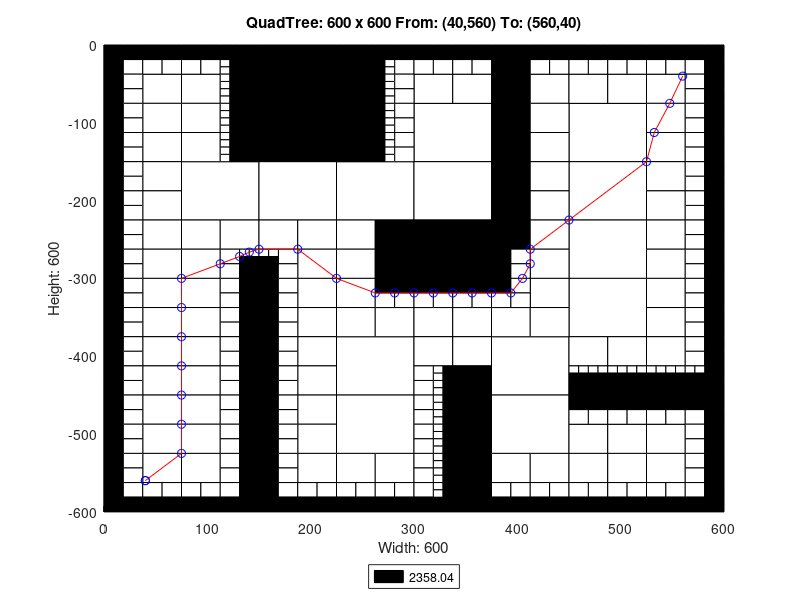

MATLAB code for this plot:
axis([0 600 -600 0]);
title('QuadTree: 600 x 600 From: (40,560) To: (560,40)');
xlabel('Width: 600');
ylabel('Height: 600');
rectangle('Position',[150 -75 75 75], 'FaceColor',[0 0 0]);
rectangle('Position',[150 -150 75 75], 'FaceColor',[0 0 0]);
rectangle('Position',[75 -225 75 75], 'FaceColor',[1 1 1]);
rectangle('Position',[150 -225 75 75], 'FaceColor',[1 1 1]);
rectangle('Position',[225 -225 75 75], 'FaceColor',[1 1 1]);
rectangle('Position',[300 -150 75 75], 'FaceColor',[1 1 1]);
rectangle('Position',[450 -150 75 75], 'FaceColor',[1 1 1]);
rectangle('Position',[300 -225 75 75], 'FaceColor',[1 1 1]);
rectangle('Position',[300 -300 75 75], 'FaceColor',[0 0 0]);
rectangle('Position',[450 -225 75 75], 'FaceColor',[1 1 1]);
rectangle('Position',[450 -300 75 75], 'FaceColor',[1 1 1]);
rectangle('Position',[225 -450 75 75], 'FaceColor',[1 1 1]);
rectangle('Position',[225 -525 75 75], 'FaceColor',[1 1 1]);
rectangle('Position',[375 -450 75 75], 'FaceColor',[1 1 1]);
rectangle('Position',[450 -375 75 75], 'FaceColor',[1 1 1]);
rectangle('Position',[375 -525 75 75], 'FaceColor',[1 1 1]);
rectangle('Position',[37.5 -75 37.5 37.5], 'FaceColor',[1 1 1]);
rectangle('Position',[75 -75 37.5 37.5], 'FaceColor',[1 1 1]);
rectangle('Position',[37.5 -112.5 37.5 37.5], 'FaceColor',[1 1 1]);
rectangle('Position',[37.5 -150 37.5 37.5], 'FaceColor',[1 1 1]);
rectangle('Position',[75 -112.5 37.5 37.5], 'FaceColor',[1 1 1]);
rectangle('Position',[75 -150 37.5 37.5], 'FaceColor',[1 1 1]);
rectangle('Position',[225 -37.5 37.5 37.5], 'FaceColor',[0 0 0]);
rectangle('Position',[225 -75 37.5 37.5], 'FaceColor',[0 0 0]);
rectangle('Position',[225 -112.5 37.5 37.5], 'FaceColor',[0 0 0]);
rectangle('Position',[225 -150 37.5 37.5], 'FaceColor',[0 0 0]);
rectangle('Position',[37.5 -187.5 37.5 37.5], 'FaceColor',[1 1 1]);
rectangle('Position',[37.5 -225 37.5 37.5], 'FaceColor',[1 1 1]);
rectangle('Position',[37.5 -262.5 37.5 37.5], 'FaceColor',[1 1 1]);
rectangle('Position',[37.5 -300 37.5 37.5], 'FaceColor',[1 1 1]);
rectangle('Position',[75 -262.5 37.5 37.5], 'FaceColor',[1 1 1]);
rectangle('Position',[112.5 -262.5 37.5 37.5], 'FaceColor',[1 1 1]);
rectangle('Position',[75 -300 37.5 37.5], 'FaceColor',[1 1 1]);
rectangle('Position',[150 -262.5 37.5 37.5], 'FaceColor',[1 1 1]);
rectangle('Position',[187.5 -262.5 37.5 37.5], 'FaceColor',[1 1 1]);
rectangle('Position',[187.5 -300 37.5 37.5], 'FaceColor',[1 1 1]);
rectangle('Position',[225 -262.5 37.5 37.5], 'FaceColor',[1 1 1]);
rectangle('Position',[262.5 -262.5 37.5 37.5], 'FaceColor',[0 0 0]);
rectangle('Position',[225 -300 37.5 37.5], 'FaceColor',[1 1 1]);
rectangle('Position',[262.5 -300 37.5 37.5], 'FaceColor',[0 0 0]);
rectangle('Position',[300 -75 37.5 37.5], 'FaceColor',[1 1 1]);
rectangle('Position',[337.5 -75 37.5 37.5], 'FaceColor',[1 1 1]);
rectangle('Position',[375 -37.5 37.5 37.5], 'FaceColor',[0 0 0]);
rectangle('Position',[375 -75 37.5 37.5], 'FaceColor',[0 0 0]);
rectangle('Position',[412.5 -75 37.5 37.5], 'FaceColor',[1 1 1]);
rectangle('Position',[375 -112.5 37.5 37.5], 'FaceColor',[0 0 0]);
rectangle('Position',[412.5 -112.5 37.5 37.5], 'FaceColor',[1 1 1]);
rectangle('Position',[375 -150 37.5 37.5], 'FaceColor',[0 0 0]);
rectangle('Position',[412.5 -150 37.5 37.5], 'FaceColor',[1 1 1]);
rectangle('Position',[450 -75 37.5 37.5], 'FaceColor',[1 1 1]);
rectangle('Position',[487.5 -75 37.5 37.5], 'FaceColor',[1 1 1]);
rectangle('Position',[525 -75 37.5 37.5], 'FaceColor',[1 1 1]);
rectangle('Position',[525 -112.5 37.5 37.5], 'FaceColor',[1 1 1]);
rectangle('Position',[525 -150 37.5 37.5], 'FaceColor',[1 1 1]);
rectangle('Position',[375 -187.5 37.5 37.5], 'FaceColor',[0 0 0]);
rectangle('Position',[412.5 -187.5 37.5 37.5], 'FaceColor',[1 1 1]);
rectangle('Position',[375 -225 37.5 37.5], 'FaceColor',[0 0 0]);
rectangle('Position',[412.5 -225 37.5 37.5], 'FaceColor',[1 1 1]);
rectangle('Position',[375 -262.5 37.5 37.5], 'FaceColor',[0 0 0]);
rectangle('Position',[412.5 -262.5 37.5 37.5], 'FaceColor',[1 1 1]);
rectangle('Position',[412.5 -300 37.5 37.5], 'FaceColor',[1 1 1]);
rectangle('Position',[525 -187.5 37.5 37.5], 'FaceColor',[1 1 1]);
rectangle('Position',[525 -225 37.5 37.5], 'FaceColor',[1 1 1]);
rectangle('Position',[525 -262.5 37.5 37.5], 'FaceColor',[1 1 1]);
rectangle('Position',[525 -300 37.5 37.5], 'FaceColor',[1 1 1]);
rectangle('Position',[37.5 -337.5 37.5 37.5], 'FaceColor',[1 1 1]);
rectangle('Position',[37.5 -375 37.5 37.5], 'FaceColor',[1 1 1]);
rectangle('Position',[75 -337.5 37.5 37.5], 'FaceColor',[1 1 1]);
rectangle('Position',[75 -375 37.5 37.5], 'FaceColor',[1 1 1]);
rectangle('Position',[37.5 -412.5 37.5 37.5], 'FaceColor',[1 1 1]);
rectangle('Position',[37.5 -450 37.5 37.5], 'FaceColor',[1 1 1]);
rectangle('Position',[75 -412.5 37.5 37.5], 'FaceColor',[1 1 1]);
rectangle('Position',[75 -450 37.5 37.5], 'FaceColor',[1 1 1]);
rectangle('Position',[187.5 -337.5 37.5 37.5], 'FaceColor',[1 1 1]);
rectangle('Position',[187.5 -375 37.5 37.5], 'FaceColor',[1 1 1]);
rectangle('Position',[225 -337.5 37.5 37.5], 'FaceColor',[1 1 1]);
rectangle('Position',[225 -375 37.5 37.5], 'FaceColor',[1 1 1]);
rectangle('Position',[262.5 -375 37.5 37.5], 'FaceColor',[1 1 1]);
rectangle('Position',[187.5 -412.5 37.5 37.5], 'FaceColor',[1 1 1]);
rectangle('Position',[187.5 -450 37.5 37.5], 'FaceColor',[1 1 1]);
rectangle('Position',[37.5 -487.5 37.5 37.5], 'FaceColor',[1 1 1]);
rectangle('Position',[37.5 -525 37.5 37.5], 'FaceColor',[1 1 1]);
rectangle('Position',[75 -487.5 37.5 37.5], 'FaceColor',[1 1 1]);
rectangle('Position',[75 -525 37.5 37.5], 'FaceColor',[1 1 1]);
rectangle('Position',[37.5 -562.5 37.5 37.5], 'FaceColor',[1 1 1]);
rectangle('Position',[75 -562.5 37.5 37.5], 'FaceColor',[1 1 1]);
rectangle('Position',[187.5 -487.5 37.5 37.5], 'FaceColor',[1 1 1]);
rectangle('Position',[187.5 -525 37.5 37.5], 'FaceColor',[1 1 1]);
rectangle('Position',[187.5 -562.5 37.5 37.5], 'FaceColor',[1 1 1]);
rectangle('Position',[225 -562.5 37.5 37.5], 'FaceColor',[1 1 1]);
rectangle('Position',[262.5 -562.5 37.5 37.5], 'FaceColor',[1 1 1]);
rectangle('Position',[300 -375 37.5 37.5], 'FaceColor',[1 1 1]);
rectangle('Position',[337.5 -375 37.5 37.5], 'FaceColor',[1 1 1]);
rectangle('Position',[412.5 -337.5 37.5 37.5], 'FaceColor',[1 1 1]);
rectangle('Position',[375 -375 37.5 37.5], 'FaceColor',[1 1 1]);
rectangle('Position',[412.5 -375 37.5 37.5], 'FaceColor',[1 1 1]);
rectangle('Position',[300 -412.5 37.5 37.5], 'FaceColor',[1 1 1]);
rectangle('Position',[337.5 -412.5 37.5 37.5], 'FaceColor',[1 1 1]);
rectangle('Position',[337.5 -450 37.5 37.5], 'FaceColor',[0 0 0]);
rectangle('Position',[525 -337.5 37.5 37.5], 'FaceColor',[1 1 1]);
rectangle('Position',[525 -375 37.5 37.5], 'FaceColor',[1 1 1]);
rectangle('Position',[450 -412.5 37.5 37.5], 'FaceColor',[1 1 1]);
rectangle('Position',[487.5 -412.5 37.5 37.5], 'FaceColor',[1 1 1]);
rectangle('Position',[525 -412.5 37.5 37.5], 'FaceColor',[1 1 1]);
rectangle('Position',[337.5 -487.5 37.5 37.5], 'FaceColor',[0 0 0]);
rectangle('Position',[337.5 -525 37.5 37.5], 'FaceColor',[0 0 0]);
rectangle('Position',[337.5 -562.5 37.5 37.5], 'FaceColor',[0 0 0]);
rectangle('Position',[337.5 -600 37.5 37.5], 'FaceColor',[0 0 0]);
rectangle('Position',[375 -562.5 37.5 37.5], 'FaceColor',[1 1 1]);
rectangle('Position',[412.5 -562.5 37.5 37.5], 'FaceColor',[1 1 1]);
rectangle('Position',[450 -525 37.5 37.5], 'FaceColor',[1 1 1]);
rectangle('Position',[487.5 -525 37.5 37.5], 'FaceColor',[1 1 1]);
rectangle('Position',[525 -525 37.5 37.5], 'FaceColor',[1 1 1]);
rectangle('Position',[450 -562.5 37.5 37.5], 'FaceColor',[1 1 1]);
rectangle('Position',[487.5 -562.5 37.5 37.5], 'FaceColor',[1 1 1]);
rectangle('Position',[525 -562.5 37.5 37.5], 'FaceColor',[1 1 1]);
rectangle('Position',[0 -18.75 18.75 18.75], 'FaceColor',[0 0 0]);
rectangle('Position',[18.75 -18.75 18.75 18.75], 'FaceColor',[0 0 0]);
rectangle('Position',[0 -37.5 18.75 18.75], 'FaceColor',[0 0 0]);
rectangle('Position',[18.75 -37.5 18.75 18.75], 'FaceColor',[1 1 1]);
rectangle('Position',[37.5 -18.75 18.75 18.75], 'FaceColor',[0 0 0]);
rectangle('Position',[56.25 -18.75 18.75 18.75], 'FaceColor',[0 0 0]);
rectangle('Position',[37.5 -37.5 18.75 18.75], 'FaceColor',[1 1 1]);
rectangle('Position',[56.25 -37.5 18.75 18.75], 'FaceColor',[1 1 1]);
rectangle('Position',[0 -56.25 18.75 18.75], 'FaceColor',[0 0 0]);
rectangle('Position',[18.75 -56.25 18.75 18.75], 'FaceColor',[1 1 1]);
rectangle('Position',[0 -75 18.75 18.75], 'FaceColor',[0 0 0]);
rectangle('Position',[18.75 -75 18.75 18.75], 'FaceColor',[1 1 1]);
rectangle('Position',[75 -18.75 18.75 18.75], 'FaceColor',[0 0 0]);
rectangle('Position',[93.75 -18.75 18.75 18.75], 'FaceColor',[0 0 0]);
rectangle('Position',[75 -37.5 18.75 18.75], 'FaceColor',[1 1 1]);
rectangle('Position',[93.75 -37.5 18.75 18.75], 'FaceColor',[1 1 1]);
rectangle('Position',[112.5 -18.75 18.75 18.75], 'FaceColor',[0 0 0]);
rectangle('Position',[131.25 -18.75 18.75 18.75], 'FaceColor',[0 0 0]);
rectangle('Position',[131.25 -37.5 18.75 18.75], 'FaceColor',[0 0 0]);
rectangle('Position',[131.25 -56.25 18.75 18.75], 'FaceColor',[0 0 0]);
rectangle('Position',[131.25 -75 18.75 18.75], 'FaceColor',[0 0 0]);
rectangle('Position',[0 -93.75 18.75 18.75], 'FaceColor',[0 0 0]);
rectangle('Position',[18.75 -93.75 18.75 18.75], 'FaceColor',[1 1 1]);
rectangle('Position',[0 -112.5 18.75 18.75], 'FaceColor',[0 0 0]);
rectangle('Position',[18.75 -112.5 18.75 18.75], 'FaceColor',[1 1 1]);
rectangle('Position',[0 -131.25 18.75 18.75], 'FaceColor',[0 0 0]);
rectangle('Position',[18.75 -131.25 18.75 18.75], 'FaceColor',[1 1 1]);
rectangle('Position',[0 -150 18.75 18.75], 'FaceColor',[0 0 0]);
rectangle('Position',[18.75 -150 18.75 18.75], 'FaceColor',[1 1 1]);
rectangle('Position',[131.25 -93.75 18.75 18.75], 'FaceColor',[0 0 0]);
rectangle('Position',[131.25 -112.5 18.75 18.75], 'FaceColor',[0 0 0]);
rectangle('Position',[131.25 -131.25 18.75 18.75], 'FaceColor',[0 0 0]);
rectangle('Position',[131.25 -150 18.75 18.75], 'FaceColor',[0 0 0]);
rectangle('Position',[262.5 -18.75 18.75 18.75], 'FaceColor',[0 0 0]);
rectangle('Position',[281.25 -18.75 18.75 18.75], 'FaceColor',[0 0 0]);
rectangle('Position',[281.25 -37.5 18.75 18.75], 'FaceColor',[1 1 1]);
rectangle('Position',[281.25 -56.25 18.75 18.75], 'FaceColor',[1 1 1]);
rectangle('Position',[281.25 -75 18.75 18.75], 'FaceColor',[1 1 1]);
rectangle('Position',[281.25 -93.75 18.75 18.75], 'FaceColor',[1 1 1]);
rectangle('Position',[281.25 -112.5 18.75 18.75], 'FaceColor',[1 1 1]);
rectangle('Position',[281.25 -131.25 18.75 18.75], 'FaceColor',[1 1 1]);
rectangle('Position',[281.25 -150 18.75 18.75], 'FaceColor',[1 1 1]);
rectangle('Position',[0 -168.75 18.75 18.75], 'FaceColor',[0 0 0]);
rectangle('Position',[18.75 -168.75 18.75 18.75], 'FaceColor',[1 1 1]);
rectangle('Position',[0 -187.5 18.75 18.75], 'FaceColor',[0 0 0]);
rectangle('Position',[18.75 -187.5 18.75 18.75], 'FaceColor',[1 1 1]);
rectangle('Position',[0 -206.25 18.75 18.75], 'FaceColor',[0 0 0]);
rectangle('Position',[18.75 -206.25 18.75 18.75], 'FaceColor',[1 1 1]);
rectangle('Position',[0 -225 18.75 18.75], 'FaceColor',[0 0 0]);
rectangle('Position',[18.75 -225 18.75 18.75], 'FaceColor',[1 1 1]);
rectangle('Position',[0 -243.75 18.75 18.75], 'FaceColor',[0 0 0]);
rectangle('Position',[18.75 -243.75 18.75 18.75], 'FaceColor',[1 1 1]);
rectangle('Position',[0 -262.5 18.75 18.75], 'FaceColor',[0 0 0]);
rectangle('Position',[18.75 -262.5 18.75 18.75], 'FaceColor',[1 1 1]);
rectangle('Position',[0 -281.25 18.75 18.75], 'FaceColor',[0 0 0]);
rectangle('Position',[18.75 -281.25 18.75 18.75], 'FaceColor',[1 1 1]);
rectangle('Position',[0 -300 18.75 18.75], 'FaceColor',[0 0 0]);
rectangle('Position',[18.75 -300 18.75 18.75], 'FaceColor',[1 1 1]);
rectangle('Position',[112.5 -281.25 18.75 18.75], 'FaceColor',[1 1 1]);
rectangle('Position',[112.5 -300 18.75 18.75], 'FaceColor',[1 1 1]);
rectangle('Position',[131.25 -300 18.75 18.75], 'FaceColor',[0 0 0]);
rectangle('Position',[168.75 -281.25 18.75 18.75], 'FaceColor',[1 1 1]);
rectangle('Position',[150 -300 18.75 18.75], 'FaceColor',[0 0 0]);
rectangle('Position',[168.75 -300 18.75 18.75], 'FaceColor',[1 1 1]);
rectangle('Position',[300 -18.75 18.75 18.75], 'FaceColor',[0 0 0]);
rectangle('Position',[318.75 -18.75 18.75 18.75], 'FaceColor',[0 0 0]);
rectangle('Position',[300 -37.5 18.75 18.75], 'FaceColor',[1 1 1]);
rectangle('Position',[318.75 -37.5 18.75 18.75], 'FaceColor',[1 1 1]);
rectangle('Position',[337.5 -18.75 18.75 18.75], 'FaceColor',[0 0 0]);
rectangle('Position',[356.25 -18.75 18.75 18.75], 'FaceColor',[0 0 0]);
rectangle('Position',[337.5 -37.5 18.75 18.75], 'FaceColor',[1 1 1]);
rectangle('Position',[356.25 -37.5 18.75 18.75], 'FaceColor',[1 1 1]);
rectangle('Position',[412.5 -18.75 18.75 18.75], 'FaceColor',[0 0 0]);
rectangle('Position',[431.25 -18.75 18.75 18.75], 'FaceColor',[0 0 0]);
rectangle('Position',[412.5 -37.5 18.75 18.75], 'FaceColor',[1 1 1]);
rectangle('Position',[431.25 -37.5 18.75 18.75], 'FaceColor',[1 1 1]);
rectangle('Position',[450 -18.75 18.75 18.75], 'FaceColor',[0 0 0]);
rectangle('Position',[468.75 -18.75 18.75 18.75], 'FaceColor',[0 0 0]);
rectangle('Position',[450 -37.5 18.75 18.75], 'FaceColor',[1 1 1]);
rectangle('Position',[468.75 -37.5 18.75 18.75], 'FaceColor',[1 1 1]);
rectangle('Position',[487.5 -18.75 18.75 18.75], 'FaceColor',[0 0 0]);
rectangle('Position',[506.25 -18.75 18.75 18.75], 'FaceColor',[0 0 0]);
rectangle('Position',[487.5 -37.5 18.75 18.75], 'FaceColor',[1 1 1]);
rectangle('Position',[506.25 -37.5 18.75 18.75], 'FaceColor',[1 1 1]);
rectangle('Position',[525 -18.75 18.75 18.75], 'FaceColor',[0 0 0]);
rectangle('Position',[543.75 -18.75 18.75 18.75], 'FaceColor',[0 0 0]);
rectangle('Position',[525 -37.5 18.75 18.75], 'FaceColor',[1 1 1]);
rectangle('Position',[543.75 -37.5 18.75 18.75], 'FaceColor',[1 1 1]);
rectangle('Position',[562.5 -18.75 18.75 18.75], 'FaceColor',[0 0 0]);
rectangle('Position',[581.25 -18.75 18.75 18.75], 'FaceColor',[0 0 0]);
rectangle('Position',[562.5 -37.5 18.75 18.75], 'FaceColor',[1 1 1]);
rectangle('Position',[581.25 -37.5 18.75 18.75], 'FaceColor',[0 0 0]);
rectangle('Position',[562.5 -56.25 18.75 18.75], 'FaceColor',[1 1 1]);
rectangle('Position',[581.25 -56.25 18.75 18.75], 'FaceColor',[0 0 0]);
rectangle('Position',[562.5 -75 18.75 18.75], 'FaceColor',[1 1 1]);
rectangle('Position',[581.25 -75 18.75 18.75], 'FaceColor',[0 0 0]);
rectangle('Position',[562.5 -93.75 18.75 18.75], 'FaceColor',[1 1 1]);
rectangle('Position',[581.25 -93.75 18.75 18.75], 'FaceColor',[0 0 0]);
rectangle('Position',[562.5 -112.5 18.75 18.75], 'FaceColor',[1 1 1]);
rectangle('Position',[581.25 -112.5 18.75 18.75], 'FaceColor',[0 0 0]);
rectangle('Position',[562.5 -131.25 18.75 18.75], 'FaceColor',[1 1 1]);
rectangle('Position',[581.25 -131.25 18.75 18.75], 'FaceColor',[0 0 0]);
rectangle('Position',[562.5 -150 18.75 18.75], 'FaceColor',[1 1 1]);
rectangle('Position',[581.25 -150 18.75 18.75], 'FaceColor',[0 0 0]);
rectangle('Position',[375 -281.25 18.75 18.75], 'FaceColor',[0 0 0]);
rectangle('Position',[393.75 -281.25 18.75 18.75], 'FaceColor',[1 1 1]);
rectangle('Position',[375 -300 18.75 18.75], 'FaceColor',[0 0 0]);
rectangle('Position',[393.75 -300 18.75 18.75], 'FaceColor',[1 1 1]);
rectangle('Position',[562.5 -168.75 18.75 18.75], 'FaceColor',[1 1 1]);
rectangle('Position',[581.25 -168.75 18.75 18.75], 'FaceColor',[0 0 0]);
rectangle('Position',[562.5 -187.5 18.75 18.75], 'FaceColor',[1 1 1]);
rectangle('Position',[581.25 -187.5 18.75 18.75], 'FaceColor',[0 0 0]);
rectangle('Position',[562.5 -206.25 18.75 18.75], 'FaceColor',[1 1 1]);
rectangle('Position',[581.25 -206.25 18.75 18.75], 'FaceColor',[0 0 0]);
rectangle('Position',[562.5 -225 18.75 18.75], 'FaceColor',[1 1 1]);
rectangle('Position',[581.25 -225 18.75 18.75], 'FaceColor',[0 0 0]);
rectangle('Position',[562.5 -243.75 18.75 18.75], 'FaceColor',[1 1 1]);
rectangle('Position',[581.25 -243.75 18.75 18.75], 'FaceColor',[0 0 0]);
rectangle('Position',[562.5 -262.5 18.75 18.75], 'FaceColor',[1 1 1]);
rectangle('Position',[581.25 -262.5 18.75 18.75], 'FaceColor',[0 0 0]);
rectangle('Position',[562.5 -281.25 18.75 18.75], 'FaceColor',[1 1 1]);
rectangle('Position',[581.25 -281.25 18.75 18.75], 'FaceColor',[0 0 0]);
rectangle('Position',[562.5 -300 18.75 18.75], 'FaceColor',[1 1 1]);
rectangle('Position',[581.25 -300 18.75 18.75], 'FaceColor',[0 0 0]);
rectangle('Position',[0 -318.75 18.75 18.75], 'FaceColor',[0 0 0]);
rectangle('Position',[18.75 -318.75 18.75 18.75], 'FaceColor',[1 1 1]);
rectangle('Position',[0 -337.5 18.75 18.75], 'FaceColor',[0 0 0]);
rectangle('Position',[18.75 -337.5 18.75 18.75], 'FaceColor',[1 1 1]);
rectangle('Position',[0 -356.25 18.75 18.75], 'FaceColor',[0 0 0]);
rectangle('Position',[18.75 -356.25 18.75 18.75], 'FaceColor',[1 1 1]);
rectangle('Position',[0 -375 18.75 18.75], 'FaceColor',[0 0 0]);
rectangle('Position',[18.75 -375 18.75 18.75], 'FaceColor',[1 1 1]);
rectangle('Position',[112.5 -318.75 18.75 18.75], 'FaceColor',[1 1 1]);
rectangle('Position',[131.25 -318.75 18.75 18.75], 'FaceColor',[0 0 0]);
rectangle('Position',[112.5 -337.5 18.75 18.75], 'FaceColor',[1 1 1]);
rectangle('Position',[131.25 -337.5 18.75 18.75], 'FaceColor',[0 0 0]);
rectangle('Position',[112.5 -356.25 18.75 18.75], 'FaceColor',[1 1 1]);
rectangle('Position',[131.25 -356.25 18.75 18.75], 'FaceColor',[0 0 0]);
rectangle('Position',[112.5 -375 18.75 18.75], 'FaceColor',[1 1 1]);
rectangle('Position',[131.25 -375 18.75 18.75], 'FaceColor',[0 0 0]);
rectangle('Position',[0 -393.75 18.75 18.75], 'FaceColor',[0 0 0]);
rectangle('Position',[18.75 -393.75 18.75 18.75], 'FaceColor',[1 1 1]);
rectangle('Position',[0 -412.5 18.75 18.75], 'FaceColor',[0 0 0]);
rectangle('Position',[18.75 -412.5 18.75 18.75], 'FaceColor',[1 1 1]);
rectangle('Position',[0 -431.25 18.75 18.75], 'FaceColor',[0 0 0]);
rectangle('Position',[18.75 -431.25 18.75 18.75], 'FaceColor',[1 1 1]);
rectangle('Position',[0 -450 18.75 18.75], 'FaceColor',[0 0 0]);
rectangle('Position',[18.75 -450 18.75 18.75], 'FaceColor',[1 1 1]);
rectangle('Position',[112.5 -393.75 18.75 18.75], 'FaceColor',[1 1 1]);
rectangle('Position',[131.25 -393.75 18.75 18.75], 'FaceColor',[0 0 0]);
rectangle('Position',[112.5 -412.5 18.75 18.75], 'FaceColor',[1 1 1]);
rectangle('Position',[131.25 -412.5 18.75 18.75], 'FaceColor',[0 0 0]);
rectangle('Position',[112.5 -431.25 18.75 18.75], 'FaceColor',[1 1 1]);
rectangle('Position',[131.25 -431.25 18.75 18.75], 'FaceColor',[0 0 0]);
rectangle('Position',[112.5 -450 18.75 18.75], 'FaceColor',[1 1 1]);
rectangle('Position',[131.25 -450 18.75 18.75], 'FaceColor',[0 0 0]);
rectangle('Position',[150 -318.75 18.75 18.75], 'FaceColor',[0 0 0]);
rectangle('Position',[168.75 -318.75 18.75 18.75], 'FaceColor',[1 1 1]);
rectangle('Position',[150 -337.5 18.75 18.75], 'FaceColor',[0 0 0]);
rectangle('Position',[168.75 -337.5 18.75 18.75], 'FaceColor',[1 1 1]);
rectangle('Position',[150 -356.25 18.75 18.75], 'FaceColor',[0 0 0]);
rectangle('Position',[168.75 -356.25 18.75 18.75], 'FaceColor',[1 1 1]);
rectangle('Position',[150 -375 18.75 18.75], 'FaceColor',[0 0 0]);
rectangle('Position',[168.75 -375 18.75 18.75], 'FaceColor',[1 1 1]);
rectangle('Position',[262.5 -318.75 18.75 18.75], 'FaceColor',[0 0 0]);
rectangle('Position',[281.25 -318.75 18.75 18.75], 'FaceColor',[0 0 0]);
rectangle('Position',[262.5 -337.5 18.75 18.75], 'FaceColor',[1 1 1]);
rectangle('Position',[281.25 -337.5 18.75 18.75], 'FaceColor',[1 1 1]);
rectangle('Position',[150 -393.75 18.75 18.75], 'FaceColor',[0 0 0]);
rectangle('Position',[168.75 -393.75 18.75 18.75], 'FaceColor',[1 1 1]);
rectangle('Position',[150 -412.5 18.75 18.75], 'FaceColor',[0 0 0]);
rectangle('Position',[168.75 -412.5 18.75 18.75], 'FaceColor',[1 1 1]);
rectangle('Position',[150 -431.25 18.75 18.75], 'FaceColor',[0 0 0]);
rectangle('Position',[168.75 -431.25 18.75 18.75], 'FaceColor',[1 1 1]);
rectangle('Position',[150 -450 18.75 18.75], 'FaceColor',[0 0 0]);
rectangle('Position',[168.75 -450 18.75 18.75], 'FaceColor',[1 1 1]);
rectangle('Position',[0 -468.75 18.75 18.75], 'FaceColor',[0 0 0]);
rectangle('Position',[18.75 -468.75 18.75 18.75], 'FaceColor',[1 1 1]);
rectangle('Position',[0 -487.5 18.75 18.75], 'FaceColor',[0 0 0]);
rectangle('Position',[18.75 -487.5 18.75 18.75], 'FaceColor',[1 1 1]);
rectangle('Position',[0 -506.25 18.75 18.75], 'FaceColor',[0 0 0]);
rectangle('Position',[18.75 -506.25 18.75 18.75], 'FaceColor',[1 1 1]);
rectangle('Position',[0 -525 18.75 18.75], 'FaceColor',[0 0 0]);
rectangle('Position',[18.75 -525 18.75 18.75], 'FaceColor',[1 1 1]);
rectangle('Position',[112.5 -468.75 18.75 18.75], 'FaceColor',[1 1 1]);
rectangle('Position',[131.25 -468.75 18.75 18.75], 'FaceColor',[0 0 0]);
rectangle('Position',[112.5 -487.5 18.75 18.75], 'FaceColor',[1 1 1]);
rectangle('Position',[131.25 -487.5 18.75 18.75], 'FaceColor',[0 0 0]);
rectangle('Position',[112.5 -506.25 18.75 18.75], 'FaceColor',[1 1 1]);
rectangle('Position',[131.25 -506.25 18.75 18.75], 'FaceColor',[0 0 0]);
rectangle('Position',[112.5 -525 18.75 18.75], 'FaceColor',[1 1 1]);
rectangle('Position',[131.25 -525 18.75 18.75], 'FaceColor',[0 0 0]);
rectangle('Position',[0 -543.75 18.75 18.75], 'FaceColor',[0 0 0]);
rectangle('Position',[18.75 -543.75 18.75 18.75], 'FaceColor',[1 1 1]);
rectangle('Position',[0 -562.5 18.75 18.75], 'FaceColor',[0 0 0]);
rectangle('Position',[18.75 -562.5 18.75 18.75], 'FaceColor',[1 1 1]);
rectangle('Position',[0 -581.25 18.75 18.75], 'FaceColor',[0 0 0]);
rectangle('Position',[18.75 -581.25 18.75 18.75], 'FaceColor',[1 1 1]);
rectangle('Position',[0 -600 18.75 18.75], 'FaceColor',[0 0 0]);
rectangle('Position',[18.75 -600 18.75 18.75], 'FaceColor',[0 0 0]);
rectangle('Position',[37.5 -581.25 18.75 18.75], 'FaceColor',[1 1 1]);
rectangle('Position',[56.25 -581.25 18.75 18.75], 'FaceColor',[1 1 1]);
rectangle('Position',[37.5 -600 18.75 18.75], 'FaceColor',[0 0 0]);
rectangle('Position',[56.25 -600 18.75 18.75], 'FaceColor',[0 0 0]);
rectangle('Position',[112.5 -543.75 18.75 18.75], 'FaceColor',[1 1 1]);
rectangle('Position',[131.25 -543.75 18.75 18.75], 'FaceColor',[0 0 0]);
rectangle('Position',[112.5 -562.5 18.75 18.75], 'FaceColor',[1 1 1]);
rectangle('Position',[131.25 -562.5 18.75 18.75], 'FaceColor',[0 0 0]);
rectangle('Position',[75 -581.25 18.75 18.75], 'FaceColor',[1 1 1]);
rectangle('Position',[93.75 -581.25 18.75 18.75], 'FaceColor',[1 1 1]);
rectangle('Position',[75 -600 18.75 18.75], 'FaceColor',[0 0 0]);
rectangle('Position',[93.75 -600 18.75 18.75], 'FaceColor',[0 0 0]);
rectangle('Position',[112.5 -581.25 18.75 18.75], 'FaceColor',[1 1 1]);
rectangle('Position',[131.25 -581.25 18.75 18.75], 'FaceColor',[0 0 0]);
rectangle('Position',[112.5 -600 18.75 18.75], 'FaceColor',[0 0 0]);
rectangle('Position',[131.25 -600 18.75 18.75], 'FaceColor',[0 0 0]);
rectangle('Position',[150 -468.75 18.75 18.75], 'FaceColor',[0 0 0]);
rectangle('Position',[168.75 -468.75 18.75 18.75], 'FaceColor',[1 1 1]);
rectangle('Position',[150 -487.5 18.75 18.75], 'FaceColor',[0 0 0]);
rectangle('Position',[168.75 -487.5 18.75 18.75], 'FaceColor',[1 1 1]);
rectangle('Position',[150 -506.25 18.75 18.75], 'FaceColor',[0 0 0]);
rectangle('Position',[168.75 -506.25 18.75 18.75], 'FaceColor',[1 1 1]);
rectangle('Position',[150 -525 18.75 18.75], 'FaceColor',[0 0 0]);
rectangle('Position',[168.75 -525 18.75 18.75], 'FaceColor',[1 1 1]);
rectangle('Position',[150 -543.75 18.75 18.75], 'FaceColor',[0 0 0]);
rectangle('Position',[168.75 -543.75 18.75 18.75], 'FaceColor',[1 1 1]);
rectangle('Position',[150 -562.5 18.75 18.75], 'FaceColor',[0 0 0]);
rectangle('Position',[168.75 -562.5 18.75 18.75], 'FaceColor',[1 1 1]);
rectangle('Position',[150 -581.25 18.75 18.75], 'FaceColor',[0 0 0]);
rectangle('Position',[168.75 -581.25 18.75 18.75], 'FaceColor',[1 1 1]);
rectangle('Position',[150 -600 18.75 18.75], 'FaceColor',[0 0 0]);
rectangle('Position',[168.75 -600 18.75 18.75], 'FaceColor',[0 0 0]);
rectangle('Position',[187.5 -581.25 18.75 18.75], 'FaceColor',[1 1 1]);
rectangle('Position',[206.25 -581.25 18.75 18.75], 'FaceColor',[1 1 1]);
rectangle('Position',[187.5 -600 18.75 18.75], 'FaceColor',[0 0 0]);
rectangle('Position',[206.25 -600 18.75 18.75], 'FaceColor',[0 0 0]);
rectangle('Position',[225 -581.25 18.75 18.75], 'FaceColor',[1 1 1]);
rectangle('Position',[243.75 -581.25 18.75 18.75], 'FaceColor',[1 1 1]);
rectangle('Position',[225 -600 18.75 18.75], 'FaceColor',[0 0 0]);
rectangle('Position',[243.75 -600 18.75 18.75], 'FaceColor',[0 0 0]);
rectangle('Position',[262.5 -581.25 18.75 18.75], 'FaceColor',[1 1 1]);
rectangle('Position',[281.25 -581.25 18.75 18.75], 'FaceColor',[1 1 1]);
rectangle('Position',[262.5 -600 18.75 18.75], 'FaceColor',[0 0 0]);
rectangle('Position',[281.25 -600 18.75 18.75], 'FaceColor',[0 0 0]);
rectangle('Position',[300 -318.75 18.75 18.75], 'FaceColor',[0 0 0]);
rectangle('Position',[318.75 -318.75 18.75 18.75], 'FaceColor',[0 0 0]);
rectangle('Position',[300 -337.5 18.75 18.75], 'FaceColor',[1 1 1]);
rectangle('Position',[318.75 -337.5 18.75 18.75], 'FaceColor',[1 1 1]);
rectangle('Position',[337.5 -318.75 18.75 18.75], 'FaceColor',[0 0 0]);
rectangle('Position',[356.25 -318.75 18.75 18.75], 'FaceColor',[0 0 0]);
rectangle('Position',[337.5 -337.5 18.75 18.75], 'FaceColor',[1 1 1]);
rectangle('Position',[356.25 -337.5 18.75 18.75], 'FaceColor',[1 1 1]);
rectangle('Position',[375 -318.75 18.75 18.75], 'FaceColor',[0 0 0]);
rectangle('Position',[393.75 -318.75 18.75 18.75], 'FaceColor',[1 1 1]);
rectangle('Position',[375 -337.5 18.75 18.75], 'FaceColor',[1 1 1]);
rectangle('Position',[393.75 -337.5 18.75 18.75], 'FaceColor',[1 1 1]);
rectangle('Position',[300 -431.25 18.75 18.75], 'FaceColor',[1 1 1]);
rectangle('Position',[300 -450 18.75 18.75], 'FaceColor',[1 1 1]);
rectangle('Position',[562.5 -318.75 18.75 18.75], 'FaceColor',[1 1 1]);
rectangle('Position',[581.25 -318.75 18.75 18.75], 'FaceColor',[0 0 0]);
rectangle('Position',[562.5 -337.5 18.75 18.75], 'FaceColor',[1 1 1]);
rectangle('Position',[581.25 -337.5 18.75 18.75], 'FaceColor',[0 0 0]);
rectangle('Position',[562.5 -356.25 18.75 18.75], 'FaceColor',[1 1 1]);
rectangle('Position',[581.25 -356.25 18.75 18.75], 'FaceColor',[0 0 0]);
rectangle('Position',[562.5 -375 18.75 18.75], 'FaceColor',[1 1 1]);
rectangle('Position',[581.25 -375 18.75 18.75], 'FaceColor',[0 0 0]);
rectangle('Position',[450 -450 18.75 18.75], 'FaceColor',[0 0 0]);
rectangle('Position',[468.75 -450 18.75 18.75], 'FaceColor',[0 0 0]);
rectangle('Position',[487.5 -450 18.75 18.75], 'FaceColor',[0 0 0]);
rectangle('Position',[506.25 -450 18.75 18.75], 'FaceColor',[0 0 0]);
rectangle('Position',[562.5 -393.75 18.75 18.75], 'FaceColor',[1 1 1]);
rectangle('Position',[581.25 -393.75 18.75 18.75], 'FaceColor',[0 0 0]);
rectangle('Position',[562.5 -412.5 18.75 18.75], 'FaceColor',[1 1 1]);
rectangle('Position',[581.25 -412.5 18.75 18.75], 'FaceColor',[0 0 0]);
rectangle('Position',[525 -450 18.75 18.75], 'FaceColor',[0 0 0]);
rectangle('Position',[543.75 -450 18.75 18.75], 'FaceColor',[0 0 0]);
rectangle('Position',[581.25 -431.25 18.75 18.75], 'FaceColor',[0 0 0]);
rectangle('Position',[562.5 -450 18.75 18.75], 'FaceColor',[0 0 0]);
rectangle('Position',[581.25 -450 18.75 18.75], 'FaceColor',[0 0 0]);
rectangle('Position',[300 -468.75 18.75 18.75], 'FaceColor',[1 1 1]);
rectangle('Position',[300 -487.5 18.75 18.75], 'FaceColor',[1 1 1]);
rectangle('Position',[300 -506.25 18.75 18.75], 'FaceColor',[1 1 1]);
rectangle('Position',[300 -525 18.75 18.75], 'FaceColor',[1 1 1]);
rectangle('Position',[300 -543.75 18.75 18.75], 'FaceColor',[1 1 1]);
rectangle('Position',[300 -562.5 18.75 18.75], 'FaceColor',[1 1 1]);
rectangle('Position',[300 -581.25 18.75 18.75], 'FaceColor',[1 1 1]);
rectangle('Position',[300 -600 18.75 18.75], 'FaceColor',[0 0 0]);
rectangle('Position',[318.75 -600 18.75 18.75], 'FaceColor',[0 0 0]);
rectangle('Position',[375 -581.25 18.75 18.75], 'FaceColor',[1 1 1]);
rectangle('Position',[393.75 -581.25 18.75 18.75], 'FaceColor',[1 1 1]);
rectangle('Position',[375 -600 18.75 18.75], 'FaceColor',[0 0 0]);
rectangle('Position',[393.75 -600 18.75 18.75], 'FaceColor',[0 0 0]);
rectangle('Position',[412.5 -581.25 18.75 18.75], 'FaceColor',[1 1 1]);
rectangle('Position',[431.25 -581.25 18.75 18.75], 'FaceColor',[1 1 1]);
rectangle('Position',[412.5 -600 18.75 18.75], 'FaceColor',[0 0 0]);
rectangle('Position',[431.25 -600 18.75 18.75], 'FaceColor',[0 0 0]);
rectangle('Position',[450 -468.75 18.75 18.75], 'FaceColor',[0 0 0]);
rectangle('Position',[468.75 -468.75 18.75 18.75], 'FaceColor',[0 0 0]);
rectangle('Position',[450 -487.5 18.75 18.75], 'FaceColor',[1 1 1]);
rectangle('Position',[468.75 -487.5 18.75 18.75], 'FaceColor',[1 1 1]);
rectangle('Position',[487.5 -468.75 18.75 18.75], 'FaceColor',[0 0 0]);
rectangle('Position',[506.25 -468.75 18.75 18.75], 'FaceColor',[0 0 0]);
rectangle('Position',[487.5 -487.5 18.75 18.75], 'FaceColor',[1 1 1]);
rectangle('Position',[506.25 -487.5 18.75 18.75], 'FaceColor',[1 1 1]);
rectangle('Position',[525 -468.75 18.75 18.75], 'FaceColor',[0 0 0]);
rectangle('Position',[543.75 -468.75 18.75 18.75], 'FaceColor',[0 0 0]);
rectangle('Position',[525 -487.5 18.75 18.75], 'FaceColor',[1 1 1]);
rectangle('Position',[543.75 -487.5 18.75 18.75], 'FaceColor',[1 1 1]);
rectangle('Position',[562.5 -468.75 18.75 18.75], 'FaceColor',[0 0 0]);
rectangle('Position',[581.25 -468.75 18.75 18.75], 'FaceColor',[0 0 0]);
rectangle('Position',[562.5 -487.5 18.75 18.75], 'FaceColor',[1 1 1]);
rectangle('Position',[581.25 -487.5 18.75 18.75], 'FaceColor',[0 0 0]);
rectangle('Position',[562.5 -506.25 18.75 18.75], 'FaceColor',[1 1 1]);
rectangle('Position',[581.25 -506.25 18.75 18.75], 'FaceColor',[0 0 0]);
rectangle('Position',[562.5 -525 18.75 18.75], 'FaceColor',[1 1 1]);
rectangle('Position',[581.25 -525 18.75 18.75], 'FaceColor',[0 0 0]);
rectangle('Position',[450 -581.25 18.75 18.75], 'FaceColor',[1 1 1]);
rectangle('Position',[468.75 -581.25 18.75 18.75], 'FaceColor',[1 1 1]);
rectangle('Position',[450 -600 18.75 18.75], 'FaceColor',[0 0 0]);
rectangle('Position',[468.75 -600 18.75 18.75], 'FaceColor',[0 0 0]);
rectangle('Position',[487.5 -581.25 18.75 18.75], 'FaceColor',[1 1 1]);
rectangle('Position',[506.25 -581.25 18.75 18.75], 'FaceColor',[1 1 1]);
rectangle('Position',[487.5 -600 18.75 18.75], 'FaceColor',[0 0 0]);
rectangle('Position',[506.25 -600 18.75 18.75], 'FaceColor',[0 0 0]);
rectangle('Position',[562.5 -543.75 18.75 18.75], 'FaceColor',[1 1 1]);
rectangle('Position',[581.25 -543.75 18.75 18.75], 'FaceColor',[0 0 0]);
rectangle('Position',[562.5 -562.5 18.75 18.75], 'FaceColor',[1 1 1]);
rectangle('Position',[581.25 -562.5 18.75 18.75], 'FaceColor',[0 0 0]);
rectangle('Position',[525 -581.25 18.75 18.75], 'FaceColor',[1 1 1]);
rectangle('Position',[543.75 -581.25 18.75 18.75], 'FaceColor',[1 1 1]);
rectangle('Position',[525 -600 18.75 18.75], 'FaceColor',[0 0 0]);
rectangle('Position',[543.75 -600 18.75 18.75], 'FaceColor',[0 0 0]);
rectangle('Position',[562.5 -581.25 18.75 18.75], 'FaceColor',[1 1 1]);
rectangle('Position',[581.25 -581.25 18.75 18.75], 'FaceColor',[0 0 0]);
rectangle('Position',[562.5 -600 18.75 18.75], 'FaceColor',[0 0 0]);
rectangle('Position',[581.25 -600 18.75 18.75], 'FaceColor',[0 0 0]);
rectangle('Position',[112.5 -28.125 9.375 9.375], 'FaceColor',[1 1 1]);
rectangle('Position',[121.875 -28.125 9.375 9.375], 'FaceColor',[0 0 0]);
rectangle('Position',[112.5 -37.5 9.375 9.375], 'FaceColor',[1 1 1]);
rectangle('Position',[121.875 -37.5 9.375 9.375], 'FaceColor',[0 0 0]);
rectangle('Position',[112.5 -46.875 9.375 9.375], 'FaceColor',[1 1 1]);
rectangle('Position',[121.875 -46.875 9.375 9.375], 'FaceColor',[0 0 0]);
rectangle('Position',[112.5 -56.25 9.375 9.375], 'FaceColor',[1 1 1]);
rectangle('Position',[121.875 -56.25 9.375 9.375], 'FaceColor',[0 0 0]);
rectangle('Position',[112.5 -65.625 9.375 9.375], 'FaceColor',[1 1 1]);
rectangle('Position',[121.875 -65.625 9.375 9.375], 'FaceColor',[0 0 0]);
rectangle('Position',[112.5 -75 9.375 9.375], 'FaceColor',[1 1 1]);
rectangle('Position',[121.875 -75 9.375 9.375], 'FaceColor',[0 0 0]);
rectangle('Position',[112.5 -84.375 9.375 9.375], 'FaceColor',[1 1 1]);
rectangle('Position',[121.875 -84.375 9.375 9.375], 'FaceColor',[0 0 0]);
rectangle('Position',[112.5 -93.75 9.375 9.375], 'FaceColor',[1 1 1]);
rectangle('Position',[121.875 -93.75 9.375 9.375], 'FaceColor',[0 0 0]);
rectangle('Position',[112.5 -103.125 9.375 9.375], 'FaceColor',[1 1 1]);
rectangle('Position',[121.875 -103.125 9.375 9.375], 'FaceColor',[0 0 0]);
rectangle('Position',[112.5 -112.5 9.375 9.375], 'FaceColor',[1 1 1]);
rectangle('Position',[121.875 -112.5 9.375 9.375], 'FaceColor',[0 0 0]);
rectangle('Position',[112.5 -121.875 9.375 9.375], 'FaceColor',[1 1 1]);
rectangle('Position',[121.875 -121.875 9.375 9.375], 'FaceColor',[0 0 0]);
rectangle('Position',[112.5 -131.25 9.375 9.375], 'FaceColor',[1 1 1]);
rectangle('Position',[121.875 -131.25 9.375 9.375], 'FaceColor',[0 0 0]);
rectangle('Position',[112.5 -140.625 9.375 9.375], 'FaceColor',[1 1 1]);
rectangle('Position',[121.875 -140.625 9.375 9.375], 'FaceColor',[0 0 0]);
rectangle('Position',[112.5 -150 9.375 9.375], 'FaceColor',[1 1 1]);
rectangle('Position',[121.875 -150 9.375 9.375], 'FaceColor',[0 0 0]);
rectangle('Position',[262.5 -28.125 9.375 9.375], 'FaceColor',[0 0 0]);
rectangle('Position',[271.875 -28.125 9.375 9.375], 'FaceColor',[1 1 1]);
rectangle('Position',[262.5 -37.5 9.375 9.375], 'FaceColor',[0 0 0]);
rectangle('Position',[271.875 -37.5 9.375 9.375], 'FaceColor',[1 1 1]);
rectangle('Position',[262.5 -46.875 9.375 9.375], 'FaceColor',[0 0 0]);
rectangle('Position',[271.875 -46.875 9.375 9.375], 'FaceColor',[1 1 1]);
rectangle('Position',[262.5 -56.25 9.375 9.375], 'FaceColor',[0 0 0]);
rectangle('Position',[271.875 -56.25 9.375 9.375], 'FaceColor',[1 1 1]);
rectangle('Position',[262.5 -65.625 9.375 9.375], 'FaceColor',[0 0 0]);
rectangle('Position',[271.875 -65.625 9.375 9.375], 'FaceColor',[1 1 1]);
rectangle('Position',[262.5 -75 9.375 9.375], 'FaceColor',[0 0 0]);
rectangle('Position',[271.875 -75 9.375 9.375], 'FaceColor',[1 1 1]);
rectangle('Position',[262.5 -84.375 9.375 9.375], 'FaceColor',[0 0 0]);
rectangle('Position',[271.875 -84.375 9.375 9.375], 'FaceColor',[1 1 1]);
rectangle('Position',[262.5 -93.75 9.375 9.375], 'FaceColor',[0 0 0]);
rectangle('Position',[271.875 -93.75 9.375 9.375], 'FaceColor',[1 1 1]);
rectangle('Position',[262.5 -103.125 9.375 9.375], 'FaceColor',[0 0 0]);
rectangle('Position',[271.875 -103.125 9.375 9.375], 'FaceColor',[1 1 1]);
rectangle('Position',[262.5 -112.5 9.375 9.375], 'FaceColor',[0 0 0]);
rectangle('Position',[271.875 -112.5 9.375 9.375], 'FaceColor',[1 1 1]);
rectangle('Position',[262.5 -121.875 9.375 9.375], 'FaceColor',[0 0 0]);
rectangle('Position',[271.875 -121.875 9.375 9.375], 'FaceColor',[1 1 1]);
rectangle('Position',[262.5 -131.25 9.375 9.375], 'FaceColor',[0 0 0]);
rectangle('Position',[271.875 -131.25 9.375 9.375], 'FaceColor',[1 1 1]);
rectangle('Position',[262.5 -140.625 9.375 9.375], 'FaceColor',[0 0 0]);
rectangle('Position',[271.875 -140.625 9.375 9.375], 'FaceColor',[1 1 1]);
rectangle('Position',[262.5 -150 9.375 9.375], 'FaceColor',[0 0 0]);
rectangle('Position',[271.875 -150 9.375 9.375], 'FaceColor',[1 1 1]);
rectangle('Position',[131.25 -271.875 9.375 9.375], 'FaceColor',[1 1 1]);
rectangle('Position',[140.625 -271.875 9.375 9.375], 'FaceColor',[1 1 1]);
rectangle('Position',[131.25 -281.25 9.375 9.375], 'FaceColor',[0 0 0]);
rectangle('Position',[140.625 -281.25 9.375 9.375], 'FaceColor',[0 0 0]);
rectangle('Position',[150 -271.875 9.375 9.375], 'FaceColor',[1 1 1]);
rectangle('Position',[159.375 -271.875 9.375 9.375], 'FaceColor',[1 1 1]);
rectangle('Position',[150 -281.25 9.375 9.375], 'FaceColor',[0 0 0]);
rectangle('Position',[159.375 -281.25 9.375 9.375], 'FaceColor',[0 0 0]);
rectangle('Position',[318.75 -421.875 9.375 9.375], 'FaceColor',[1 1 1]);
rectangle('Position',[328.125 -421.875 9.375 9.375], 'FaceColor',[0 0 0]);
rectangle('Position',[318.75 -431.25 9.375 9.375], 'FaceColor',[1 1 1]);
rectangle('Position',[328.125 -431.25 9.375 9.375], 'FaceColor',[0 0 0]);
rectangle('Position',[318.75 -440.625 9.375 9.375], 'FaceColor',[1 1 1]);
rectangle('Position',[328.125 -440.625 9.375 9.375], 'FaceColor',[0 0 0]);
rectangle('Position',[318.75 -450 9.375 9.375], 'FaceColor',[1 1 1]);
rectangle('Position',[328.125 -450 9.375 9.375], 'FaceColor',[0 0 0]);
rectangle('Position',[450 -421.875 9.375 9.375], 'FaceColor',[1 1 1]);
rectangle('Position',[459.375 -421.875 9.375 9.375], 'FaceColor',[1 1 1]);
rectangle('Position',[450 -431.25 9.375 9.375], 'FaceColor',[0 0 0]);
rectangle('Position',[459.375 -431.25 9.375 9.375], 'FaceColor',[0 0 0]);
rectangle('Position',[468.75 -421.875 9.375 9.375], 'FaceColor',[1 1 1]);
rectangle('Position',[478.125 -421.875 9.375 9.375], 'FaceColor',[1 1 1]);
rectangle('Position',[468.75 -431.25 9.375 9.375], 'FaceColor',[0 0 0]);
rectangle('Position',[478.125 -431.25 9.375 9.375], 'FaceColor',[0 0 0]);
rectangle('Position',[487.5 -421.875 9.375 9.375], 'FaceColor',[1 1 1]);
rectangle('Position',[496.875 -421.875 9.375 9.375], 'FaceColor',[1 1 1]);
rectangle('Position',[487.5 -431.25 9.375 9.375], 'FaceColor',[0 0 0]);
rectangle('Position',[496.875 -431.25 9.375 9.375], 'FaceColor',[0 0 0]);
rectangle('Position',[506.25 -421.875 9.375 9.375], 'FaceColor',[1 1 1]);
rectangle('Position',[515.625 -421.875 9.375 9.375], 'FaceColor',[1 1 1]);
rectangle('Position',[506.25 -431.25 9.375 9.375], 'FaceColor',[0 0 0]);
rectangle('Position',[515.625 -431.25 9.375 9.375], 'FaceColor',[0 0 0]);
rectangle('Position',[525 -421.875 9.375 9.375], 'FaceColor',[1 1 1]);
rectangle('Position',[534.375 -421.875 9.375 9.375], 'FaceColor',[1 1 1]);
rectangle('Position',[525 -431.25 9.375 9.375], 'FaceColor',[0 0 0]);
rectangle('Position',[534.375 -431.25 9.375 9.375], 'FaceColor',[0 0 0]);
rectangle('Position',[543.75 -421.875 9.375 9.375], 'FaceColor',[1 1 1]);
rectangle('Position',[553.125 -421.875 9.375 9.375], 'FaceColor',[1 1 1]);
rectangle('Position',[543.75 -431.25 9.375 9.375], 'FaceColor',[0 0 0]);
rectangle('Position',[553.125 -431.25 9.375 9.375], 'FaceColor',[0 0 0]);
rectangle('Position',[562.5 -421.875 9.375 9.375], 'FaceColor',[1 1 1]);
rectangle('Position',[571.875 -421.875 9.375 9.375], 'FaceColor',[1 1 1]);
rectangle('Position',[562.5 -431.25 9.375 9.375], 'FaceColor',[0 0 0]);
rectangle('Position',[571.875 -431.25 9.375 9.375], 'FaceColor',[0 0 0]);
rectangle('Position',[318.75 -459.375 9.375 9.375], 'FaceColor',[1 1 1]);
rectangle('Position',[328.125 -459.375 9.375 9.375], 'FaceColor',[0 0 0]);
rectangle('Position',[318.75 -468.75 9.375 9.375], 'FaceColor',[1 1 1]);
rectangle('Position',[328.125 -468.75 9.375 9.375], 'FaceColor',[0 0 0]);
rectangle('Position',[318.75 -478.125 9.375 9.375], 'FaceColor',[1 1 1]);
rectangle('Position',[328.125 -478.125 9.375 9.375], 'FaceColor',[0 0 0]);
rectangle('Position',[318.75 -487.5 9.375 9.375], 'FaceColor',[1 1 1]);
rectangle('Position',[328.125 -487.5 9.375 9.375], 'FaceColor',[0 0 0]);
rectangle('Position',[318.75 -496.875 9.375 9.375], 'FaceColor',[1 1 1]);
rectangle('Position',[328.125 -496.875 9.375 9.375], 'FaceColor',[0 0 0]);
rectangle('Position',[318.75 -506.25 9.375 9.375], 'FaceColor',[1 1 1]);
rectangle('Position',[328.125 -506.25 9.375 9.375], 'FaceColor',[0 0 0]);
rectangle('Position',[318.75 -515.625 9.375 9.375], 'FaceColor',[1 1 1]);
rectangle('Position',[328.125 -515.625 9.375 9.375], 'FaceColor',[0 0 0]);
rectangle('Position',[318.75 -525 9.375 9.375], 'FaceColor',[1 1 1]);
rectangle('Position',[328.125 -525 9.375 9.375], 'FaceColor',[0 0 0]);
rectangle('Position',[318.75 -534.375 9.375 9.375], 'FaceColor',[1 1 1]);
rectangle('Position',[328.125 -534.375 9.375 9.375], 'FaceColor',[0 0 0]);
rectangle('Position',[318.75 -543.75 9.375 9.375], 'FaceColor',[1 1 1]);
rectangle('Position',[328.125 -543.75 9.375 9.375], 'FaceColor',[0 0 0]);
rectangle('Position',[318.75 -553.125 9.375 9.375], 'FaceColor',[1 1 1]);
rectangle('Position',[328.125 -553.125 9.375 9.375], 'FaceColor',[0 0 0]);
rectangle('Position',[318.75 -562.5 9.375 9.375], 'FaceColor',[1 1 1]);
rectangle('Position',[328.125 -562.5 9.375 9.375], 'FaceColor',[0 0 0]);
rectangle('Position',[318.75 -571.875 9.375 9.375], 'FaceColor',[1 1 1]);
rectangle('Position',[328.125 -571.875 9.375 9.375], 'FaceColor',[0 0 0]);
rectangle('Position',[318.75 -581.25 9.375 9.375], 'FaceColor',[1 1 1]);
rectangle('Position',[328.125 -581.25 9.375 9.375], 'FaceColor',[0 0 0]);
X=[560,547.5,532.5,525,450,412.5,412.5,405,393.75,375,356.25,337.5,318.75,300,281.25,262.5,225,187.5,150,140.625,131.25,112.5,75,75,75,75,75,75,75,40,40];
Y=[-40,-75,-112.5,-150,-225,-262.5,-281.25,-300,-318.75,-318.75,-318.75,-318.75,-318.75,-318.75,-318.75,-318.75,-300,-262.5,-262.5,-266.25,-271.875,-281.25,-300,-337.5,-375,-412.5,-450,-487.5,-525,-560,-560];
hold on;
plot(X,Y,'r');
plot(X,Y,'bo');
legend('2358.04','Location','southoutside');
